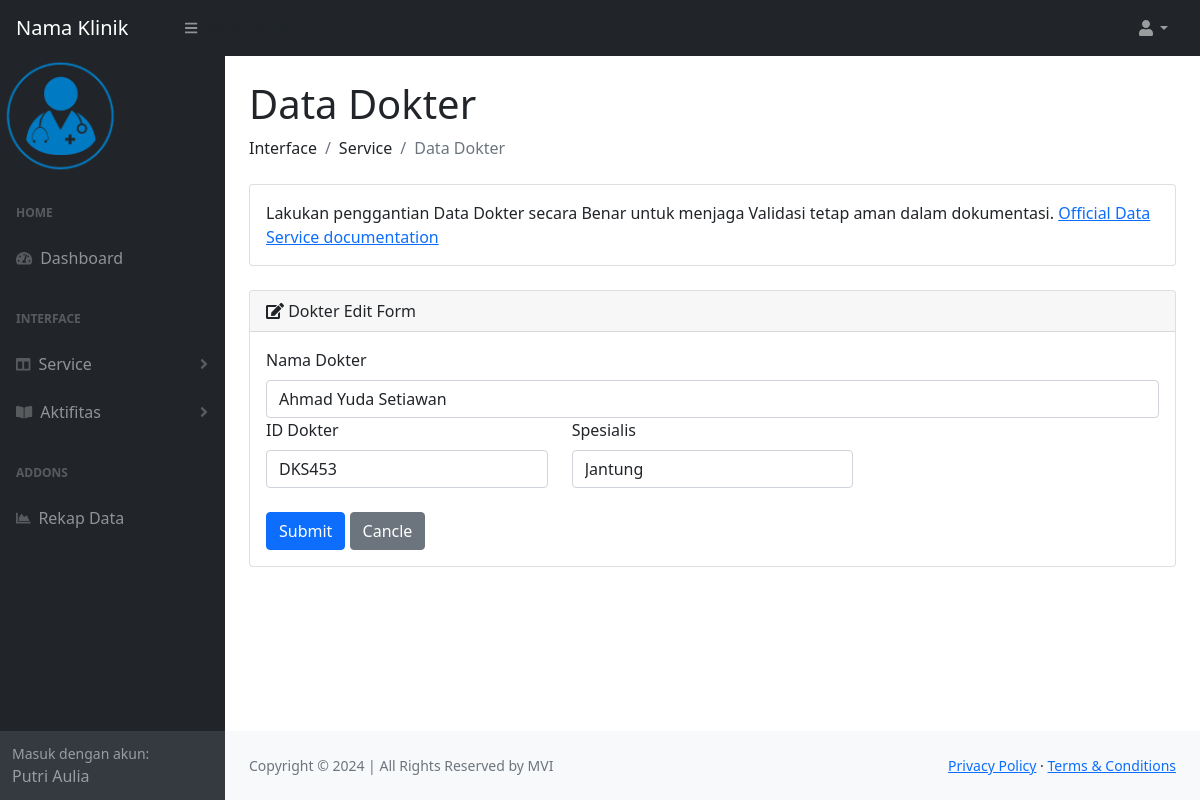
Page /halaman/dokter_edit.php?id=DKS453 (signed in) on the committed database.
### tables this page shows
CREATE TABLE `dokter` (
  `id` int(11) NOT NULL AUTO_INCREMENT,
  `id_dokter` varchar(100) NOT NULL,
  `nama` varchar(100) NOT NULL,
  `spesialis` varchar(100) NOT NULL,
  PRIMARY KEY (`id`),
  UNIQUE KEY `id_dokter` (`id_dokter`)
);

### include/functions.php (called while the page is built, shortened)
<?php
$conn = mysqli_connect("localhost","root","","pendaftaran-klinik","3307");
function query ($query) {
	global $conn;
	$result = mysqli_query ($conn, $query);
	$rows = [];
	while($row = mysqli_fetch_assoc($result)) {
		$rows[] = $row;
	}
	return $rows;
}
?>

### halaman/dokter_edit.php (the view, shortened to what this page needs)
<?php
include "../include/functions.php";
$id = $_GET["id"];
$dokter = query("SELECT * FROM dokter WHERE id_dokter = '$id'")[0];
?>
<!DOCTYPE html>
<html lang="en">
    <?php
    include '../include/header.php';
    ?>
    <body class="sb-nav-fixed">
        <?php
        include '../include/navbar.php';
        ?>
        <div id="layoutSidenav">
            <div id="layoutSidenav_nav">
                <?php
                include '../include/navside.php';
                ?>
            </div>
            <div id="layoutSidenav_content">
            <main>
                    <div class="container-fluid px-4">
                        <h1 class="mt-4">Data Dokter</h1>
                        <ol class="breadcrumb mb-4">
                            <li class="breadcrumb-item"><a style="text-decoration:none; color: inherit" href="#">Interface</a></li>
                            <li class="breadcrumb-item"><a style="text-decoration:none; color: inherit" href="#">Service</a></li>
                            <li class="breadcrumb-item active">Data Dokter</li>
                        </ol>
                        <div class="card mb-4">
                            <div class="card-body">
                                Lakukan penggantian Data Dokter secara Benar untuk menjaga Validasi tetap aman dalam dokumentasi.
                                <a target="_blank" href="#">Official Data Service documentation</a>
                            </div>
                        </div>
                        <div class="card mb-4">
                            <div class="card-header">
                                <i class="fas fa-edit"></i>
                                Dokter Edit Form
                            </div>
                            <div class="card-body">
                            <form action="" name='form_dokter' method="POST">
                                    <div class="md-3">
                                        <label class="form-label" for="nama">Nama Dokter</label>
                                        <input class="form-control" type="text" name="nama" value="<?=$dokter['nama']?>">
                                    </div>
                                    <div class="row md-3">
                                        <div class="col-md-4">
                                            <label class="form-label" for="id_dokter2">ID Dokter</label>
                                            <input class="form-control" type="text" name="id_dokter2" value="<?=$dokter['id_dokter']?>">
                                        </div>
                                        <div class="col-md-4">
                                            <label class="form-label" for="spesialis">Spesialis</label>
                                            <input class="form-control" type="text" name="spesialis" value="<?=$dokter['spesialis']?>"><br>
                                        </div>
                                    </div>
                                    <button class="btn btn-primary" type="submit" name="submit">Submit</button>
                                    <button class="btn btn-secondary" type="button" onclick="history.back();">Cancle</button>
                                </form>
                            </div>
                        </div>
                    </div>
                </main>
                <?php
                include '../include/footer.php';
                ?>
            </div>
        </div>
    </body>
</html>

### rows in the picture
dokter: nama "Ahmad Yuda Setiawan", id_dokter2 "DKS453", spesialis "Jantung"

### other values in the picture
$_SESSION['nama'] "Putri Aulia"
